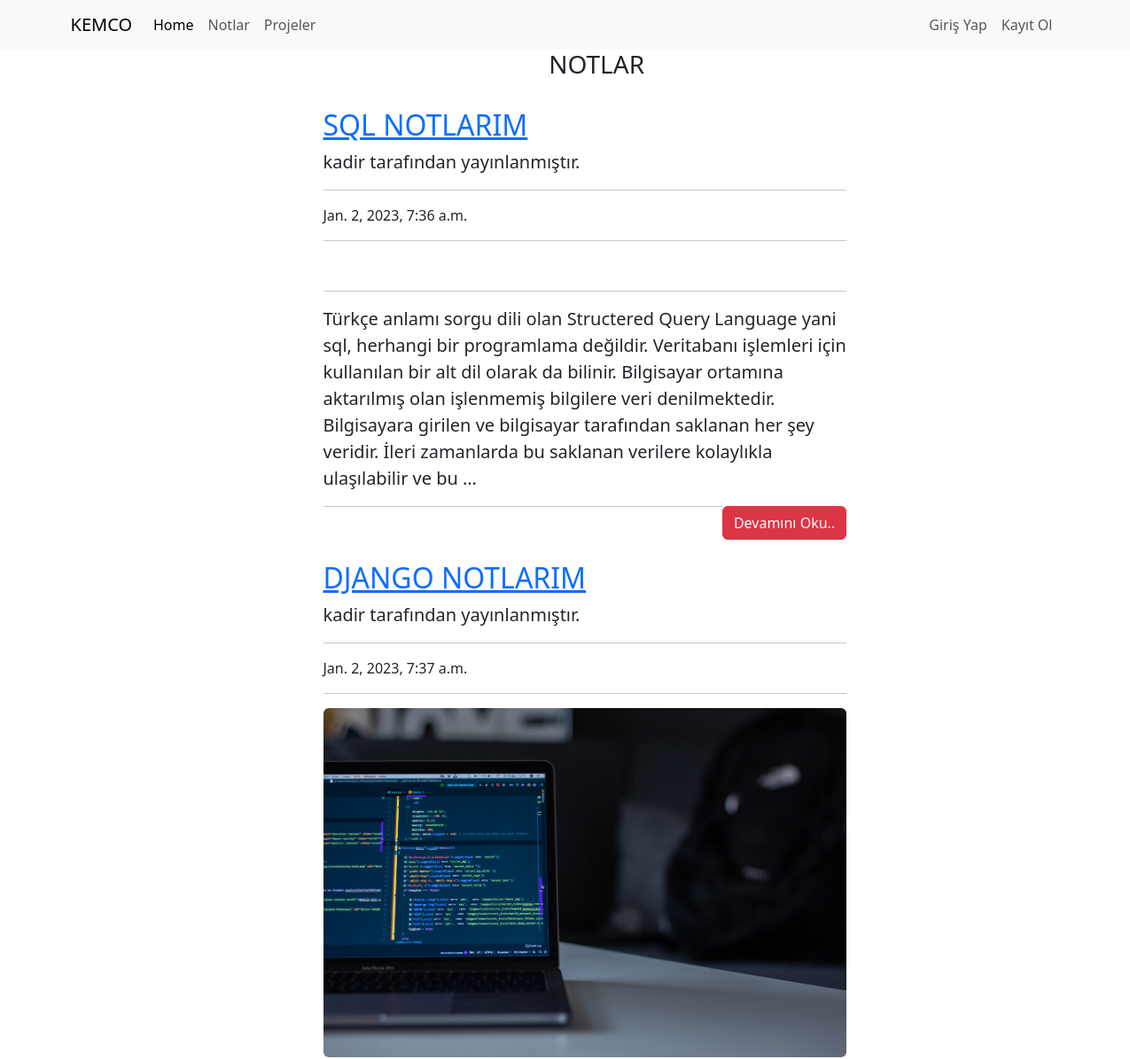
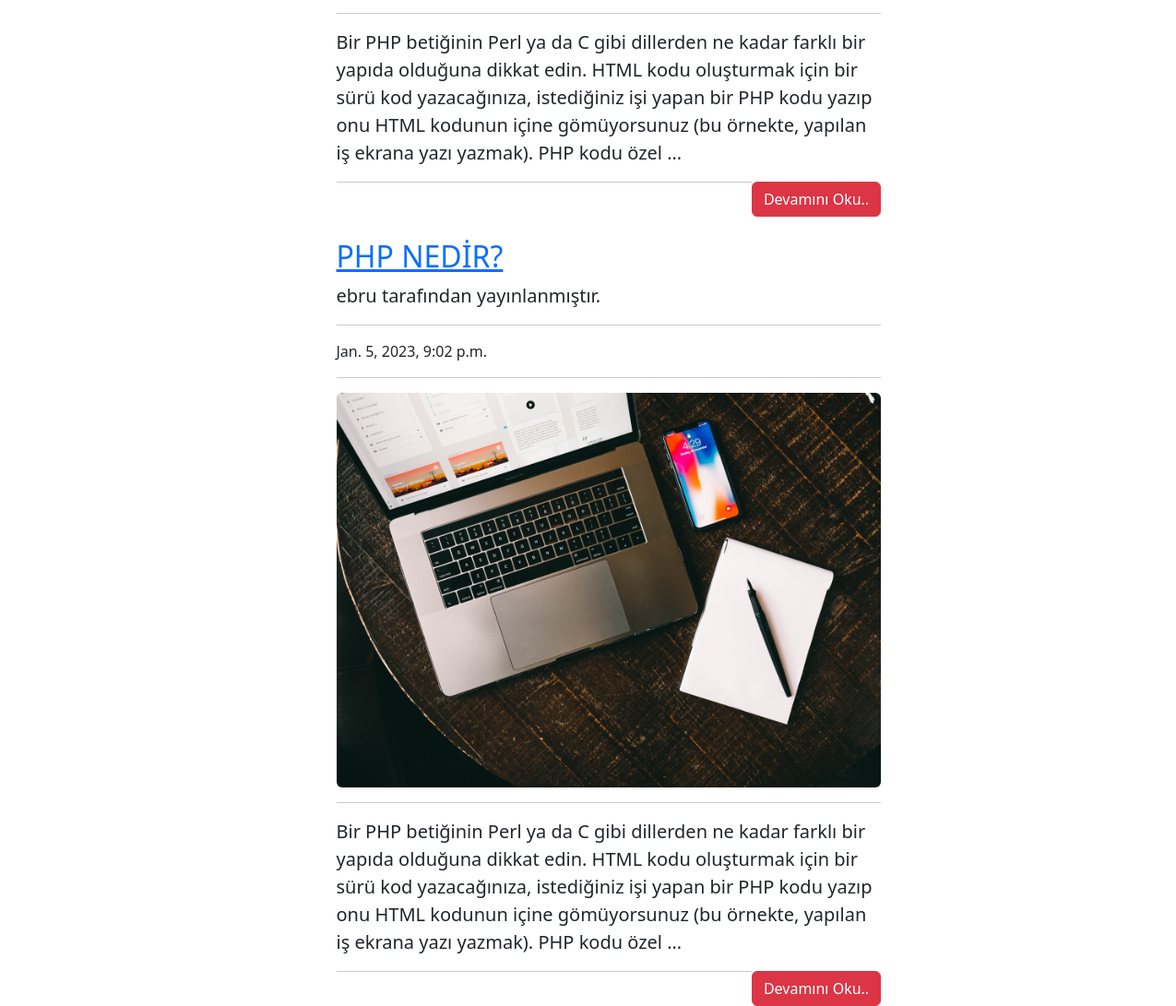
The app's page /notlar/ with its own data (2 pictures, top to bottom).
### notlar/models.py (models this page shows, shortened)
class Notlar(models.Model):
    author_nt = models.ForeignKey("auth.User",on_delete=models.CASCADE,verbose_name="Yazar")
    title_nt = models.CharField(max_length=50, verbose_name="Başlık")
    content_nt = models.TextField(verbose_name="İçerik")
    created_date_nt = models.DateTimeField(auto_now_add=True, verbose_name="Oluşturulma Tarihi")
    not_image = models.FileField(blank = True, verbose_name="Nota Foto Ekleyin")

### notlar/views.py (the view)
# urls.py: path('notlar/', include("notlar.urls")),
def notlar (request):
    notlarr = Notlar.objects.all()
    context={
        "notlarr":notlarr
    }
    return render(request,'notlar.html',context)

### templates/notlar.html (shortened to what this page needs)
{% extends 'main.html' %}
{% block body %}
<div class="row">
    <div class="col-md-10 offset-md-3">
        <div class="col-lg-8">
          <h3 style="text-align: center;">NOTLAR</h3>
        </div>
    </div>
</div>
{% if notlarr %}
<div class="container ">
  <div class="row">
{% for notlar in notlarr  %}
<div class="row">
  <div class="col-md-10 offset-md-3">
    <div class="col-lg-8">
    <h2 class="mt-4"><a href="{% url 'notlar:detailNot' notlar.id %}">{{notlar.title_nt}}</a></h2>
    <p class="lead">
      {{notlar.author_nt.username}} tarafından yayınlanmıştır.
    </p>
    <hr>
    <p>{{notlar.created_date_nt}}</p>
    <hr>
    {% if notlar.not_image %}
    <a href="{% url 'notlar:detailNot' notlar.id %}"> <img class="img-fluid rounded" src="{{notlar.not_image.url}}" alt=""></a>
    {% endif %}
    <hr>
    <p class="lead">
      {{notlar.content_nt|safe|truncatewords:50}}
    </p>
    <a style="float:right" href="{% url 'notlar:detailNot' notlar.id %}" class="btn btn-danger">Devamını Oku..</a>
    <hr>
  </div>
  </div>
</div>
{% endfor %}
{% endif %}
{% endblock  %}

### templates/main.html (shortened to what this page needs)
<!doctype html>
{% load static %}
<html lang="en">
  <head>
    <link href="https://cdn.jsdelivr.net/npm/bootstrap@5.3.0-alpha1/dist/css/bootstrap.min.css" rel="stylesheet">
    <link rel="stylesheet" type="text/css" href="{% static 'css/style.css' %}">
  </head>
  <body>
    <nav class="navbar navbar-expand-lg bg-body-tertiary">
      <div class="container-sm">
        <a class="navbar-brand" href="{% url 'home' %}">KEMCO</a>
        <div class="collapse navbar-collapse" id="navbarSupportedContent">
          <ul class="navbar-nav me-auto mb-2 mb-lg-0">
            <li class="nav-item">
              <a class="nav-link active" aria-current="page" href="{% url 'home' %}">Home</a>
            </li>
            <li class="nav-item">
              <a class="nav-link" href="{% url 'notlar:notlar' %}">Notlar</a>
            </li>
            <li class="nav-item">
              <a class="nav-link" href="{% url 'projeler:projeler' %}">Projeler</a>
            </li>
          </ul>
          <ul class="navbar-nav ml-auto">
            {% if request.user.is_authenticated %}
          <li class="nav-item active">
            <a class="nav-link" href="{% url 'projeler:dashboardProje' %}">Projelerim</a>
          </li>
          <li class="nav-item active">
            <a class="nav-link" href="{% url 'notlar:dashboardNot' %}">Notlarım</a>
          </li>
          <li class="nav-item active">
            <a class="nav-link" href="{% url 'user:logout' %}">Çıkış Yap</a>
          </li>
          {% else %}
          <li class="nav-item active">
            <a class="nav-link" href="{% url 'user:login' %}">Giriş Yap</a>
          </li>
          <li class="nav-item active">
            <a class="nav-link" href="{% url 'user:register' %}">Kayıt Ol</a>
          </li>
          {% endif %}
          </ul>
        </div>
      </div>
    </nav>
    <div class="container">
    {% block body %}
    {% endblock body %}
  </div>
  </body>
</html>

### records on screen
Notlar: title_nt "SQL NOTLARIM", author_nt.username "kadir", created_date_nt "Jan. 2, 2023, 7:36 a.m.", content_nt "Türkçe anlamı sorgu dili olan Structered Query Language yani sql, herhangi bir programlama değildir. Veritabanı işlemleri için kullanılan bir alt dil olarak da bilinir. Bilgisayar ortamına aktarılmış olan işlenmemiş bilgilere veri denilmektedir. Bilgisayara girilen ve bilgisayar tarafından saklanan her şey veridir. İleri zamanlarda bu saklanan verilere kolaylıkla ulaşılabilir ve bu …"
Notlar: title_nt "DJANGO NOTLARIM", author_nt.username "kadir", created_date_nt "Jan. 2, 2023, 7:37 a.m.", not_image (picture), content_nt "Bir PHP betiğinin Perl ya da C gibi dillerden ne kadar farklı bir yapıda olduğuna dikkat edin. HTML kodu oluşturmak için bir sürü kod yazacağınıza, istediğiniz işi yapan bir PHP kodu yazıp onu HTML kodunun içine gömüyorsunuz (bu örnekte, yapılan iş ekrana yazı yazmak). PHP kodu özel …"
Notlar: title_nt "PHP NEDİR?", author_nt.username "ebru", created_date_nt "Jan. 5, 2023, 9:02 p.m.", not_image (picture), content_nt "Bir PHP betiğinin Perl ya da C gibi dillerden ne kadar farklı bir yapıda olduğuna dikkat edin. HTML kodu oluşturmak için bir sürü kod yazacağınıza, istediğiniz işi yapan bir PHP kodu yazıp onu HTML kodunun içine gömüyorsunuz (bu örnekte, yapılan iş ekrana yazı yazmak). PHP kodu özel …"
